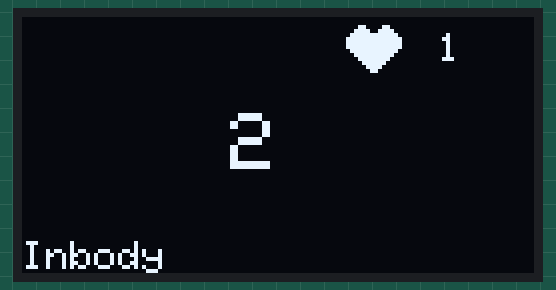
Bench run of a sketch on a simulated Arduino Uno, built with avr-gcc and run on an emulated ATmega328P. Shown: 128×64 one-colour display.

Above: at 0.1 s.
At 4.2 s:
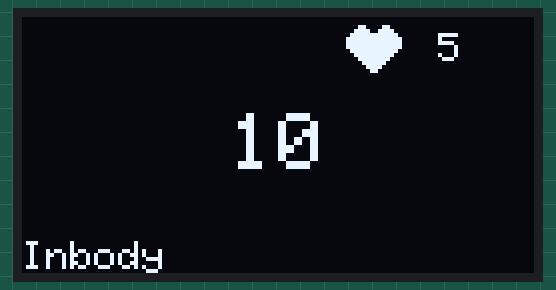
At 9.4 s:
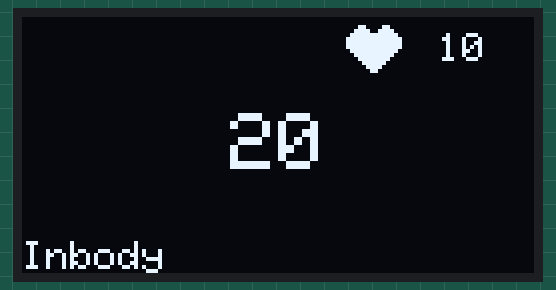
At 18.6 s:
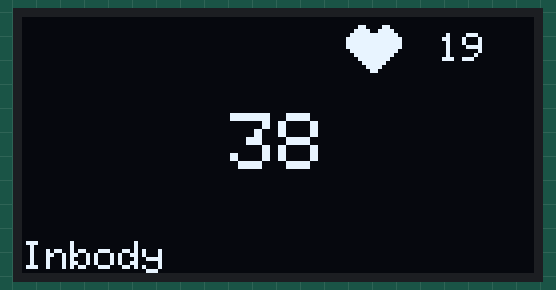
At 27.9 s:
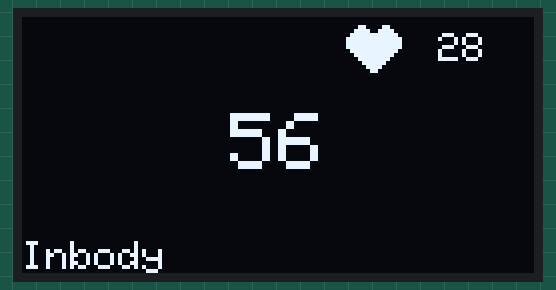
At 38.2 s:
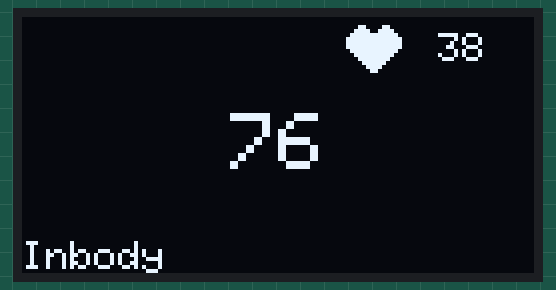

Measured:
- what the display in image 0 shows lasts 1.0 s, from 0.1 s to 1.1 s

The sketch:

D1_mini_096_OLED.ino
```cpp
#include <SPI.h>
#include <Wire.h>
#include <Adafruit_GFX.h>
#include <Adafruit_SSD1306.h>

#define SCREEN_WIDTH 128 // OLED 디스플레이 너비, 픽셀 단위
#define SCREEN_HEIGHT 64 // OLED 디스플레이 높이, 픽셀 단위

// I2C로 연결된 SSD1306 디스플레이에 대한 선언 (SDA, SCL 핀)
#define OLED_RESET     -1 // 리셋 핀 # (또는 Arduino 리셋 핀을 공유하는 경우 -1)
#define SCREEN_ADDRESS 0x3C ///< 데이터 시트 참조; 128x64 경우 0x3D, 128x32 경우 0x3C
Adafruit_SSD1306 display(SCREEN_WIDTH, SCREEN_HEIGHT, &Wire, OLED_RESET);

#define LOGO_HEIGHT   16
#define LOGO_WIDTH    16
static const unsigned char PROGMEM logo_bmp[] =
{ 0b00000000, 0b00000000,
  0b00000000, 0b00000000,
  0b00001100, 0b00110000,
  0b00011110, 0b01111000,
  0b00111111, 0b11111100,
  0b01111111, 0b11111110,
  0b01111111, 0b11111110,
  0b01111111, 0b11111110,
  0b00111111, 0b11111100,
  0b00011111, 0b11111000,
  0b00001111, 0b11110000,
  0b00000111, 0b11100000,
  0b00000011, 0b11000000,
  0b00000001, 0b10000000,
  0b00000000, 0b00000000,
  0b00000000, 0b00000000 };

int number1 = 0; // 하트 옆 숫자
int number2 = 0; // 가운데 숫자

void setup() {
  Serial.begin(9600);

  if (!display.begin(SSD1306_SWITCHCAPVCC, SCREEN_ADDRESS)) {
    Serial.println(F("SSD1306 할당 실패"));
    for (;;) // 진행하지 않고 영원히 루프 유지
      ;
  }

  display.clearDisplay(); // 디스플레이 지우기
  display.setTextSize(1);      // 보통 크기의 글꼴
  display.setTextColor(SSD1306_WHITE); // 흰색 글자
  display.setCursor(0, 0);     // 좌상단에서 시작
  display.cp437(true);         // 전체 256 문자 'Code Page 437' 폰트 사용

  int startX = display.width() - LOGO_WIDTH - 4; // 하트를 왼쪽으로 이동
  int startY = 0;

  display.drawBitmap(startX, startY, logo_bmp, LOGO_WIDTH, LOGO_HEIGHT, SSD1306_WHITE);

  display.display();
}

void loop() {
  // 디스플레이 지우기
  display.clearDisplay();

  // 하트 그리기
  int startX = display.width() - 32 - LOGO_WIDTH;
  int startY = 0;
  display.drawBitmap(startX, startY, logo_bmp, LOGO_WIDTH, LOGO_HEIGHT, SSD1306_WHITE);

  // 하트 옆 숫자를 1씩 증가시키고 디스플레이에 표시
  number1++;
  display.setTextSize(1);
  display.setTextColor(SSD1306_WHITE);
  display.setCursor(display.width() - 24, 4); // 하트 옆에 숫자 표시
  display.print(number1);

  // 가운데 숫자를 2씩 증가시키고 디스플레이에 표시
  number2 += 2;
  display.setTextSize(2);
  display.setTextColor(SSD1306_WHITE);
  int centerX = (display.width() - 8) / 2; // 가운데 위치 계산
  int centerY = (display.height() - 16) / 2;
  centerX -= 8; // 숫자를 왼쪽으로 2칸 이동
  display.setCursor(centerX, centerY); // 가운데에 숫자 표시
  display.print(number2);

   // Inbody 문구를 디스플레이에 표시
  display.setTextSize(1);
  display.setTextColor(SSD1306_WHITE);
  display.setCursor(0, display.height() - 8); // 왼쪽 맨 아래에 표시
  display.print("Inbody");

  display.display();
  delay(1000); // 1초마다 숫자 업데이트
}
```
